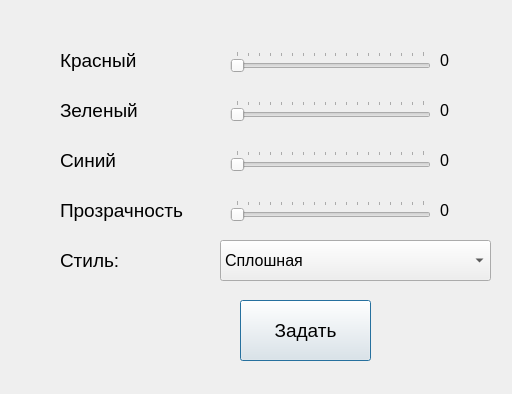
<?xml version="1.0" encoding="UTF-8"?>
<ui version="4.0">
 <class>Dialog_brush</class>
 <widget class="QDialog" name="Dialog_brush">
  <property name="geometry">
   <rect>
    <x>0</x>
    <y>0</y>
    <width>512</width>
    <height>394</height>
   </rect>
  </property>
  <property name="windowTitle">
   <string>Dialog</string>
  </property>
  <widget class="QLabel" name="label_g_num">
   <property name="geometry">
    <rect>
     <x>440</x>
     <y>100</y>
     <width>41</width>
     <height>21</height>
    </rect>
   </property>
   <property name="font">
    <font>
     <pointsize>12</pointsize>
    </font>
   </property>
   <property name="text">
    <string>0</string>
   </property>
  </widget>
  <widget class="QComboBox" name="comboBox_brushStyle">
   <property name="geometry">
    <rect>
     <x>220</x>
     <y>240</y>
     <width>271</width>
     <height>41</height>
    </rect>
   </property>
   <property name="font">
    <font>
     <pointsize>12</pointsize>
    </font>
   </property>
   <property name="currentIndex">
    <number>1</number>
   </property>
   <item>
    <property name="text">
     <string>Без заливки</string>
    </property>
   </item>
   <item>
    <property name="text">
     <string>Сплошная</string>
    </property>
   </item>
   <item>
    <property name="text">
     <string>Плотность 1</string>
    </property>
   </item>
   <item>
    <property name="text">
     <string>Плотность 2</string>
    </property>
   </item>
   <item>
    <property name="text">
     <string>Плотность 3</string>
    </property>
   </item>
   <item>
    <property name="text">
     <string>Плотность 4</string>
    </property>
   </item>
   <item>
    <property name="text">
     <string>Плотность 5</string>
    </property>
   </item>
   <item>
    <property name="text">
     <string>Плотность 6</string>
    </property>
   </item>
   <item>
    <property name="text">
     <string>Плотность 7</string>
    </property>
   </item>
   <item>
    <property name="text">
     <string>Горизонтальные линии</string>
    </property>
   </item>
   <item>
    <property name="text">
     <string>Вертикальные линии</string>
    </property>
   </item>
   <item>
    <property name="text">
     <string>Клетка</string>
    </property>
   </item>
   <item>
    <property name="text">
     <string>Наклонный штрих сверху вниз</string>
    </property>
   </item>
   <item>
    <property name="text">
     <string>Наклонный штрих снизу вверх</string>
    </property>
   </item>
   <item>
    <property name="text">
     <string>Перекрестная штрихофка</string>
    </property>
   </item>
  </widget>
  <widget class="QSlider" name="Slider_a">
   <property name="geometry">
    <rect>
     <x>230</x>
     <y>200</y>
     <width>201</width>
     <height>22</height>
    </rect>
   </property>
   <property name="font">
    <font>
     <pointsize>12</pointsize>
    </font>
   </property>
   <property name="maximum">
    <number>255</number>
   </property>
   <property name="value">
    <number>0</number>
   </property>
   <property name="orientation">
    <enum>Qt::Horizontal</enum>
   </property>
   <property name="tickPosition">
    <enum>QSlider::TicksAbove</enum>
   </property>
   <property name="tickInterval">
    <number>15</number>
   </property>
  </widget>
  <widget class="my_widget" name="widget" native="true">
   <property name="geometry">
    <rect>
     <x>60</x>
     <y>300</y>
     <width>141</width>
     <height>61</height>
    </rect>
   </property>
  </widget>
  <widget class="QSlider" name="Slider_r">
   <property name="geometry">
    <rect>
     <x>230</x>
     <y>51</y>
     <width>201</width>
     <height>21</height>
    </rect>
   </property>
   <property name="font">
    <font>
     <pointsize>12</pointsize>
    </font>
   </property>
   <property name="maximum">
    <number>255</number>
   </property>
   <property name="value">
    <number>0</number>
   </property>
   <property name="orientation">
    <enum>Qt::Horizontal</enum>
   </property>
   <property name="tickPosition">
    <enum>QSlider::TicksAbove</enum>
   </property>
   <property name="tickInterval">
    <number>15</number>
   </property>
  </widget>
  <widget class="QLabel" name="label_g">
   <property name="geometry">
    <rect>
     <x>60</x>
     <y>90</y>
     <width>101</width>
     <height>41</height>
    </rect>
   </property>
   <property name="font">
    <font>
     <pointsize>14</pointsize>
    </font>
   </property>
   <property name="text">
    <string>Зеленый</string>
   </property>
  </widget>
  <widget class="QLabel" name="label_r">
   <property name="geometry">
    <rect>
     <x>60</x>
     <y>40</y>
     <width>101</width>
     <height>41</height>
    </rect>
   </property>
   <property name="font">
    <font>
     <pointsize>14</pointsize>
    </font>
   </property>
   <property name="text">
    <string>Красный</string>
   </property>
  </widget>
  <widget class="QLabel" name="label_b">
   <property name="geometry">
    <rect>
     <x>60</x>
     <y>140</y>
     <width>101</width>
     <height>41</height>
    </rect>
   </property>
   <property name="font">
    <font>
     <pointsize>14</pointsize>
    </font>
   </property>
   <property name="text">
    <string>Синий</string>
   </property>
  </widget>
  <widget class="QLabel" name="label_style">
   <property name="geometry">
    <rect>
     <x>60</x>
     <y>240</y>
     <width>111</width>
     <height>41</height>
    </rect>
   </property>
   <property name="font">
    <font>
     <pointsize>14</pointsize>
    </font>
   </property>
   <property name="text">
    <string>Стиль:</string>
   </property>
  </widget>
  <widget class="QLabel" name="label_a_num">
   <property name="geometry">
    <rect>
     <x>440</x>
     <y>200</y>
     <width>41</width>
     <height>21</height>
    </rect>
   </property>
   <property name="font">
    <font>
     <pointsize>12</pointsize>
    </font>
   </property>
   <property name="text">
    <string>0</string>
   </property>
  </widget>
  <widget class="QSlider" name="Slider_g">
   <property name="geometry">
    <rect>
     <x>230</x>
     <y>100</y>
     <width>201</width>
     <height>22</height>
    </rect>
   </property>
   <property name="font">
    <font>
     <pointsize>12</pointsize>
    </font>
   </property>
   <property name="maximum">
    <number>255</number>
   </property>
   <property name="value">
    <number>0</number>
   </property>
   <property name="orientation">
    <enum>Qt::Horizontal</enum>
   </property>
   <property name="tickPosition">
    <enum>QSlider::TicksAbove</enum>
   </property>
   <property name="tickInterval">
    <number>15</number>
   </property>
  </widget>
  <widget class="QLabel" name="label_b_num">
   <property name="geometry">
    <rect>
     <x>440</x>
     <y>150</y>
     <width>41</width>
     <height>21</height>
    </rect>
   </property>
   <property name="font">
    <font>
     <pointsize>12</pointsize>
    </font>
   </property>
   <property name="text">
    <string>0</string>
   </property>
  </widget>
  <widget class="QLabel" name="label_r_num">
   <property name="geometry">
    <rect>
     <x>440</x>
     <y>50</y>
     <width>41</width>
     <height>21</height>
    </rect>
   </property>
   <property name="font">
    <font>
     <pointsize>12</pointsize>
    </font>
   </property>
   <property name="text">
    <string>0</string>
   </property>
  </widget>
  <widget class="QLabel" name="label_a">
   <property name="geometry">
    <rect>
     <x>60</x>
     <y>190</y>
     <width>151</width>
     <height>41</height>
    </rect>
   </property>
   <property name="font">
    <font>
     <pointsize>14</pointsize>
    </font>
   </property>
   <property name="text">
    <string>Прозрачность</string>
   </property>
  </widget>
  <widget class="QSlider" name="Slider_b">
   <property name="geometry">
    <rect>
     <x>230</x>
     <y>150</y>
     <width>201</width>
     <height>21</height>
    </rect>
   </property>
   <property name="font">
    <font>
     <pointsize>12</pointsize>
    </font>
   </property>
   <property name="maximum">
    <number>255</number>
   </property>
   <property name="value">
    <number>0</number>
   </property>
   <property name="orientation">
    <enum>Qt::Horizontal</enum>
   </property>
   <property name="tickPosition">
    <enum>QSlider::TicksAbove</enum>
   </property>
   <property name="tickInterval">
    <number>15</number>
   </property>
  </widget>
  <widget class="QPushButton" name="pushButton_set">
   <property name="geometry">
    <rect>
     <x>240</x>
     <y>300</y>
     <width>131</width>
     <height>61</height>
    </rect>
   </property>
   <property name="font">
    <font>
     <pointsize>14</pointsize>
    </font>
   </property>
   <property name="text">
    <string>Задать</string>
   </property>
  </widget>
 </widget>
 <customwidgets>
  <customwidget>
   <class>my_widget</class>
   <extends>QWidget</extends>
   <header location="global">my_widget.h</header>
   <container>1</container>
  </customwidget>
 </customwidgets>
 <resources/>
 <connections/>
</ui>
